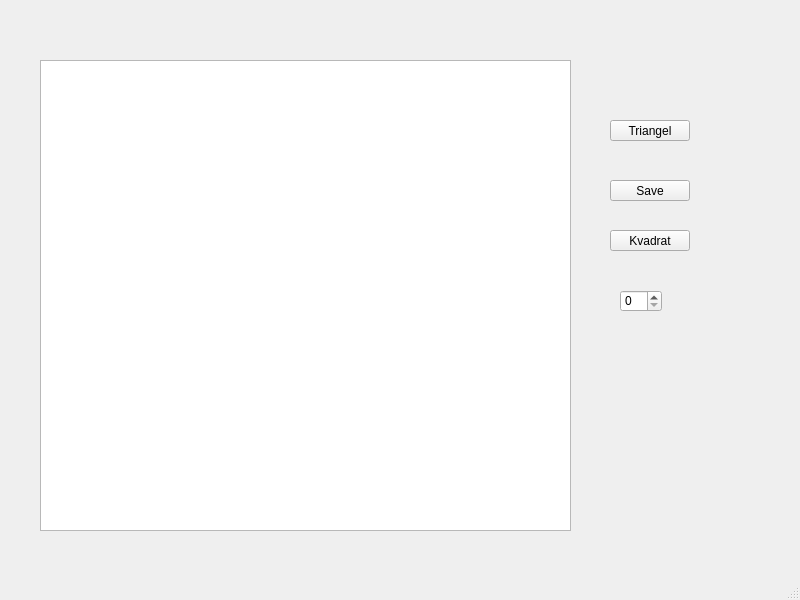
<?xml version="1.0" encoding="UTF-8"?>
<ui version="4.0">
 <class>MainWindow</class>
 <widget class="QMainWindow" name="MainWindow">
  <property name="geometry">
   <rect>
    <x>0</x>
    <y>0</y>
    <width>800</width>
    <height>600</height>
   </rect>
  </property>
  <property name="windowTitle">
   <string>MainWindow</string>
  </property>
  <widget class="QWidget" name="centralwidget">
   <widget class="QGraphicsView" name="graphicsView">
    <property name="geometry">
     <rect>
      <x>40</x>
      <y>60</y>
      <width>531</width>
      <height>471</height>
     </rect>
    </property>
   </widget>
   <widget class="QPushButton" name="save_1">
    <property name="geometry">
     <rect>
      <x>610</x>
      <y>180</y>
      <width>80</width>
      <height>21</height>
     </rect>
    </property>
    <property name="text">
     <string>Save</string>
    </property>
   </widget>
   <widget class="QPushButton" name="triangel_1">
    <property name="geometry">
     <rect>
      <x>610</x>
      <y>120</y>
      <width>80</width>
      <height>21</height>
     </rect>
    </property>
    <property name="text">
     <string>Triangel</string>
    </property>
   </widget>
   <widget class="QPushButton" name="pushButton_2">
    <property name="geometry">
     <rect>
      <x>610</x>
      <y>230</y>
      <width>80</width>
      <height>21</height>
     </rect>
    </property>
    <property name="text">
     <string>Kvadrat</string>
    </property>
   </widget>
   <widget class="QSpinBox" name="spinBox">
    <property name="geometry">
     <rect>
      <x>620</x>
      <y>290</y>
      <width>42</width>
      <height>22</height>
     </rect>
    </property>
   </widget>
  </widget>
  <widget class="QMenuBar" name="menubar">
   <property name="geometry">
    <rect>
     <x>0</x>
     <y>0</y>
     <width>800</width>
     <height>20</height>
    </rect>
   </property>
  </widget>
  <widget class="QStatusBar" name="statusbar"/>
 </widget>
 <resources/>
 <connections/>
</ui>
